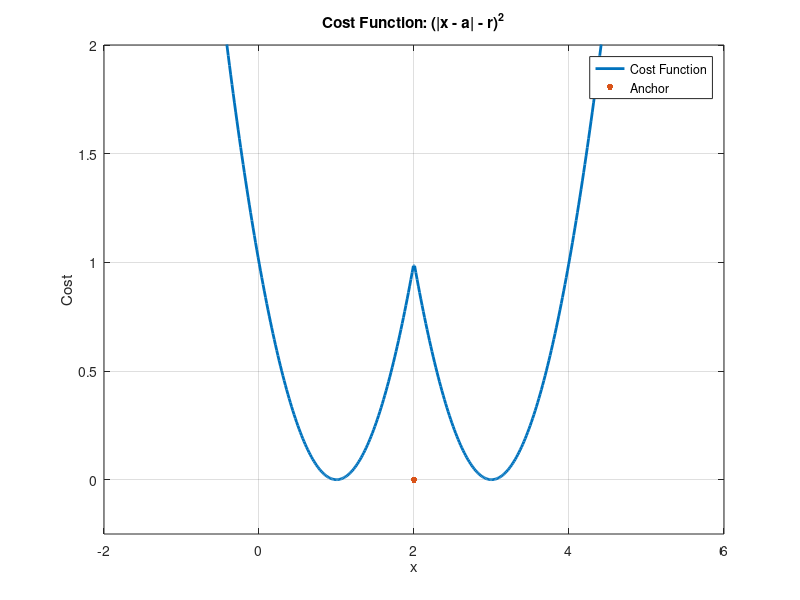
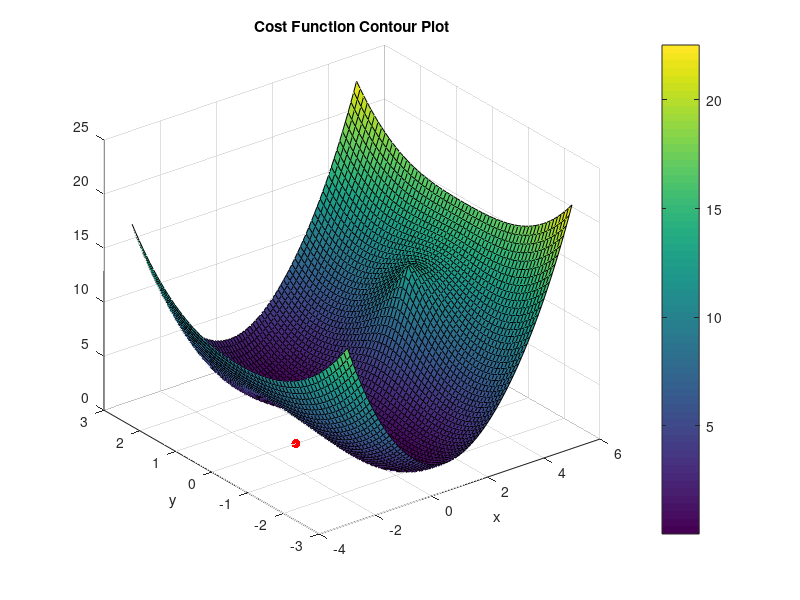
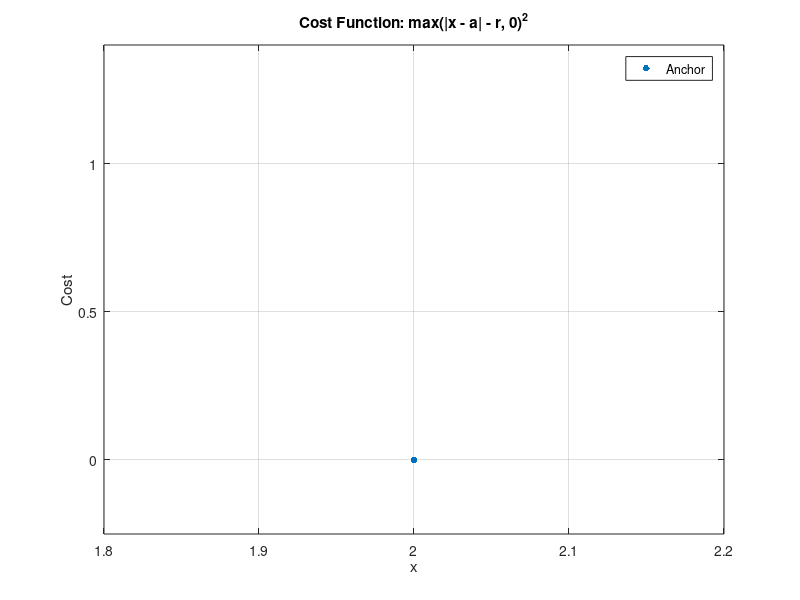
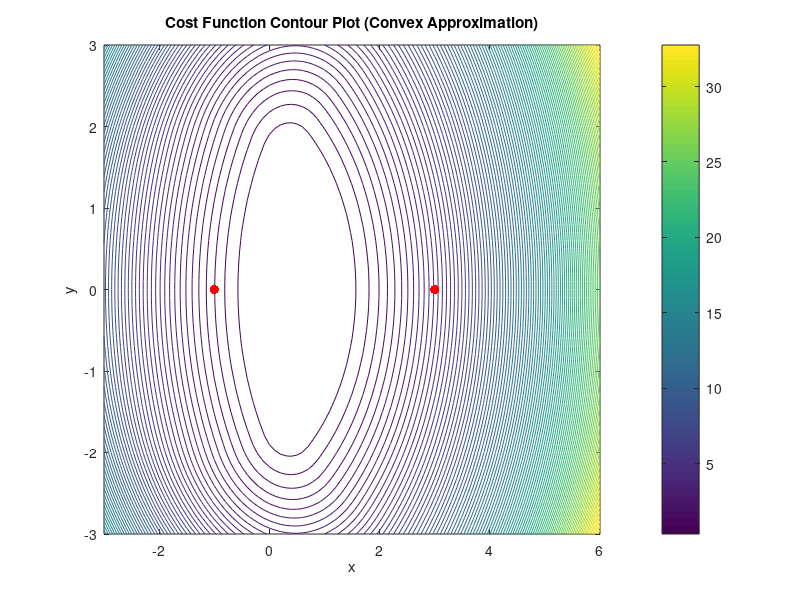

Here is the MATLAB script that generated these plots, in order: (Note: this script raises an error after producing the figures.)
% %   OPTIMIZATION AND ALGORITHMS 2023/2024
%  
% %   INSTITUTO SUPERIOR TÉCNICO MEEC
% 
% %   Author: João Castelo Branco, Miguel Lameiras, Rodrigo Faria e Bernardo Soares
% 
% %   This file contains the Matlab resolution of Tasks 1-16 of the course's
% %   project.

%% Task1 
clear;
close all;
clc;

% Define the anchor location and measured range
a = 2;
r = 1;

% Define a range of x values for plotting
x = linspace(-2, 6, 500);  

% Calculate the cost function: (|x - a| - r)^2
cost = (abs(x - a) - r).^2;

% Plot the cost function
plot(x, cost, 'LineWidth',2,'DisplayName', 'Cost Function');
hold;
plot(2, 0, '.', 'MarkerSize', 15, 'DisplayName', 'Anchor'); % Display an Anchor
set(gca, 'YLim', [-0.25, 2]); % Set Limits on Y Axis
xlabel('x');
ylabel('Cost');
title('Cost Function: (|x - a| - r)^2');
grid on;
legend('Location', 'Best'); % Add Legend
saveas(gcf,"Task1.png");



%% Task2
clear;
close all;
clc;

% Define anchor locations and range measurements
a1 = [-1, 0];
a2 = [3, 0];
r1 = 2;
r2 = 3;

% Define a grid of x and y values for contour plot
x = -3:0.1:5;
y = -3:0.1:3;
[X, Y] = meshgrid(x, y);

% Initialize the cost function matrix
cost = zeros(size(X));

% Calculate the cost function for each point in the grid
for i = 1:numel(X)
    x_current = [X(i), Y(i)]; % Current (x, y) position
    cost(i) = ((norm(x_current - a1) - r1)^2) + ((norm(x_current - a2) - r2)^2);
end

% Create a contour plot of the cost function
figure;
c = contour(X, Y, cost, 50); % Adjust the number of contour lines as needed
surf(X,Y,cost)
hold on;
plot(a1(1), a1(2), 'r.', 'MarkerSize', 20); % Display an Anchor
plot(a2(1), a2(2), 'r.', 'MarkerSize', 20); % Display an Anchor
xlabel('x');
ylabel('y');
title('Cost Function Contour Plot');
colorbar;
saveas(gcf,"Task2.png");





%% Task3a - Repetition of task 1 with convex approximation
clear;
close all;
clc;

% Define the anchor location and measured range
a = 2;
r = 1;

% Define a range of x values for plotting
x = linspace(0, 4, 500);

% Calculate the cost function using the convex approximation
cost = max(abs(x - a) - r, 0).^2;

% Plot the cost function
plot(x, cost, 'LineWidth',2,'DisplayName', 'Cost Function');
hold;
plot(a, 0, '.', 'MarkerSize', 15, 'DisplayName', 'Anchor'); % Display an Anchor
set(gca, 'YLim', [-0.25, 1.4]); % Set Limits on Y Axis
xlabel('x');
ylabel('Cost');
title('Cost Function: max(|x - a| - r, 0)^2');
grid on;
legend('Location', 'Best'); % Add Legend
saveas(gcf,"Task3a.png");



%% Task3b - Repetition of task 2 with convex approximation
clear;
close all;
clc;

% Define anchor locations and range measurements
a1 = [-1, 0];
a2 = [3, 0];
r1 = 2;
r2 = 3;

% Define a grid of x and y values for contour plot
x = -3:0.1:6;
y = -3:0.1:3;
[X, Y] = meshgrid(x, y);

% Initialize the cost function matrix
cost = zeros(size(X));

% Calculate the cost function using the convex approximation
for i = 1:numel(X)
    x_current = [X(i), Y(i)]; % Current (x, y) position
    cost(i) = max(norm(x_current - a1) - r1, 0)^2 + max(norm(x_current - a2) - r2, 0)^2;
end

% Create a contour plot of the cost function
figure;
contour(X, Y, cost, 100); % Adjust the number of contour lines as needed
hold;
plot(a1(1), a1(2), 'r.', 'MarkerSize', 20); % Display an Anchor
plot(a2(1), a2(2), 'r.', 'MarkerSize', 20); % Display an Anchor
xlabel('x');
ylabel('y');
title('Cost Function Contour Plot (Convex Approximation)');
colorbar;
saveas(gcf,"Task3b.png");

%Cost function
figure;
surf(X, Y, cost);
xlabel('x');
ylabel('y');
zlabel('Cost');
title('Cost Function 3D Plot');



%% Task 4a 
clear;
close all;
clc;

% Define the anchor location and measured range
a = 2;
r = 1;

x = linspace(0, 4, 500);
cost = max(abs(x - a) - r, 0).^2;

% Create CVX variable
cvx_begin quiet
    variable xs(1)
    
    % Define the cost function using the convex approximation
    minimize (square_pos(norm(xs - a) - r))
cvx_end

% Display the results
disp('CVX Solution:');
disp(['Target Position: x = ' num2str(xs) ' ']);

plot(x, cost, 'LineWidth',2,'DisplayName', 'Cost Function');
hold;
plot(xs, 0, '.', 'MarkerSize', 15, 'DisplayName', 'CVX Solution'); % Display an Anchor
set(gca, 'YLim', [-0.25, 2]); % Set Limits on Y Axis
xlabel('x');
ylabel('Cost');
title('Cost Function: (|x - a| - r)^2 Convex Aproximation');
grid on;
legend('Location', 'Best'); % Add Legend
saveas(gcf,"Task4a.png");




%% Task 4b - Solve the 2D localization problem in CVX with convex approximation
clear;
close all;
clc;

% Define anchor locations and range measurements
a1 = [-1, 0];
a2 = [3, 0];
r1 = 2;
r2 = 3;

% Define a grid of x and y values for contour plot
x = -3:0.1:6;
y = -3:0.1:3;
[X, Y] = meshgrid(x, y);

% Initialize the cost function matrix
cost = zeros(size(X));

% Calculate the cost function using the convex approximation
for i = 1:numel(X)
    x_current = [X(i), Y(i)]; % Current (x, y) position
    cost(i) = max(norm(x_current - a1) - r1, 0)^2 + max(norm(x_current - a2) - r2, 0)^2;
end

% Create CVX variables for the target's 2D position
cvx_begin quiet
    variable xs(2)
    
    % Define the cost function using the convex approximation
    minimize (square_pos(norm(xs - a1') - r1) + square_pos(norm(xs - a2') - r2))
cvx_end

% Display the results
disp('CVX Solution:');
disp(['Target Position (x, y): (' num2str(x(1)) ', ' num2str(x(2)) ')']);

% Create a contour plot of the cost function
figure;
contour(X, Y, cost, 100); % Adjust the number of contour lines as needed
hold;
plot(xs(1), xs(2), 'r.', 'MarkerSize', 20); % Display an Anchor
xlabel('x');
ylabel('y');
title('Cost Function Contour Plot (Convex Approximation)');
colorbar;
saveas(gcf,"Task4b.png");



%% Task 5

% Exercício teórico



%% Task 6

% Exercício teórico



%% Task 7a
% Scenario (i) - Single Anchor
clear;
close all;
clc;

% Define anchor location and angle in polar coordinates (40 degrees)
a = [-1, 0];
u_angle = deg2rad(40); % Angle in radians

% Create a grid of x and y values for the contour plot
x = -3:0.1:2;
y = -2:0.1:2;
[X, Y] = meshgrid(x, y);

% Initialize the cost function matrix
cost = zeros(size(X));

direction = [cos(u_angle), sin(u_angle)]; % Convert polar angle to direction vector

% Calculate the cost function for each point in the grid
for i = 1:numel(X)
    x_current = [X(i), Y(i)]; % Current (x, y) position
    cost(i) = norm((eye(2) - direction' * direction) * (x_current - a)')^2;
end

% Create a contour plot of the cost function
figure;
contour(X, Y, cost, 100); % Adjust the number of contour lines as needed
%surf(X,Y,cost)
xlabel('x');
ylabel('y');
title('Angular Cost Function Contour Plot - u = 40º');
colorbar;

% Add marker for anchor position
hold on;
quiver(a(1), a(2), direction(1), direction(2), 'b', 'LineWidth', 1, 'MaxHeadSize', 0.5);
plot(a(1), a(2), 'r.', 'MarkerSize', 15);
hold off;

saveas(gcf,"Task7a.png");


%% 7b

% Scenario (ii) - Two Anchors
clear;
close all;
clc;

% Define anchor locations and angles in polar coordinates (40 degrees and 140 degrees)
a1 = [-1, 0];
a2 = [3, 0];
u1_angle = deg2rad(40); % Angle in radians
u2_angle = deg2rad(140); % Angle in radians

% Create a grid of x and y values for the contour plot
x = -6:0.1:9;
y = -2:0.1:5;
[X, Y] = meshgrid(x, y);

% Initialize the cost function matrix
cost = zeros(size(X));

direction1 = [cos(u1_angle), sin(u1_angle)]; % Convert polar angle to direction vector for u1
direction2 = [cos(u2_angle), sin(u2_angle)]; % Convert polar angle to direction vector for u2

% Calculate the cost function for each point in the grid
for i = 1:numel(X)
    x_current = [X(i), Y(i)]; % Current (x, y) position
    cost1 = norm((eye(2) - direction1' * direction1) * (x_current - a1)')^2;
    cost2 = norm((eye(2) - direction2' * direction2) * (x_current - a2)')^2;
    cost(i) = cost1 + cost2;
end

% Create a contour plot of the cost function
figure;
contour(X, Y, cost, 100); % Adjust the number of contour lines as needed
%surf(X,Y,cost);
xlabel('x');
ylabel('y');
title('Angular Cost Function Contour Plot - u1 = 40º and u2 = 140º');
set(gca, 'YLim', [-2, 5]); % Set Limits on Y Axis
colorbar;

% Add markers for anchor positions
hold on;
quiver(a1(1), a1(2), direction1(1), direction1(2), 'b', 'LineWidth', 1, 'MaxHeadSize', 0.5);
quiver(a2(1), a2(2), direction2(1), direction2(2), 'b', 'LineWidth', 1, 'MaxHeadSize', 0.5);
plot(a1(1), a1(2), 'r.', 'MarkerSize', 15);
plot(a2(1), a2(2), 'r.', 'MarkerSize', 15);
hold off;

saveas(gcf,"Task7b.png");


%% Task 8

clear;
close all;
clc;

% Define anchor locations and range measurements
a1 = [-1, 0];
a2 = [3, 0];
r1 = 2;
r2 = 3;

% Create CVX variables for the target's 2D position
cvx_begin quiet
    variable x(2)
    
    % Define the cost function using the convex approximation with angular terms
    term1 = square_pos(norm(x - a1') - r1);
    term2 = square_pos(norm(x - a2') - r2);
    angular_term1 = norm((eye(2) - [cosd(40); sind(40)]*[cosd(40) sind(40)])*(x - a1'));
    angular_term2 = norm((eye(2) - [cosd(140); sind(140)]*[cosd(140) sind(140)])*(x - a2'));
    
    minimize (term1 + term2 + angular_term1 + angular_term2)
cvx_end

% Display the results
disp('CVX Solution:');
disp(['Target Position (x, y): (' num2str(x(1)) ', ' num2str(x(2)) ')']);



%% Task 9 and 10 - Trajectory Estimation with Motion

close all;
clear;
clc;

figure;
xlim([-21, 21]);
ylim([-21, 21]);
grid on;
hold on;
xlabel('X (meters)');
ylabel('Y (meters)');
tl1 = title('Generated 2D Trajectory with Anchors');

%%%%%%%%%%%%%%%%%%%%%%%%%%%%%%%%%%%%%%%%%%%%%%%%%%%%%%%%%%%%%%%%%%%%%%%%%%%
% Define the bounding box and scaling factors
x_min = -20;
x_max = 20;
y_min = -20;
y_max = 20;


%%%%%%%%%%%%%%%%%%%%%%%%%%%%%%%%%%%%%%%%%%%%%%%%%%%%%%%%%%%%%%%%%%%%%%%%%%%
% Generate the bounding box vertices
box_vertices = [x_min, y_min; x_min, y_max; x_max, y_min; x_max, y_max];

%%%%%%%%%%%%%%%%%%%%%%%%%%%%%%%%%%%%%%%%%%%%%%%%%%%%%%%%%%%%%%%%%%%%%%%%%%%
% Place static anchors near the box vertices (adjust positions as needed)
anchors = box_vertices - 1 + 2*rand(4, 2);

colors = ["r","g","b","m"];
for i = 1:4
    plot(anchors(i, 1), anchors(i, 2), 'bo', 'MarkerSize', 7, 'MarkerFaceColor', colors(i));
end
% Plot the actual bounding box
rectangle('Position', [x_min, y_min, x_max - x_min, y_max - y_min], 'LineWidth', 0.5);

%%%%%%%%%%%%%%%%%%%%%%%%%%%%%%%%%%%%%%%%%%%%%%%%%%%%%%%%%%%%%%%%%%%%%%%%%%%
% Defining trajectory mandatory points

disp(' ')
disp('Use the mouse to input via points for the reference trajectory.');
disp('Press Space key to end the input.');
disp(' ');
k = 1;


while 1
    [x(k), y(k), button] = ginput(1);
    
    if button == 32 % 32 = Space key
        x(k) = [];  % delete last point acquired when space is pressed
        y(k) = [];  % delete last point acquired when space is pressed
        break
    end

    % Ensure points stay within the bounding box
    x(k) = max(min(x(k), x_max), x_min);
    y(k) = max(min(y(k), y_max), y_min);
    
    plot(x(k), y(k), 'r+', 'Linewidth', 2);
    k = k + 1;
end

drawnow;
disp(' ')
disp(['There are ', num2str(k-1), ' points to interpolate from.'])

%%%%%%%%%%%%%%%%%%%%%%%%%%%%%%%%%%%%%%%%%%%%%%%%%%%%%%%%%%%%%%%%%%%%%%%%%%%
% Trajectory generation using cubic splines

npt = length(x);        % number of via points, including initial and final
nvia = 0:1:npt-1;

csinterp_x = csapi(nvia, x);
csinterp_y = csapi(nvia, y);

T = 100; %number of samples
time = linspace(0, npt-1, T); 
xx = fnval(csinterp_x, time);
yy = fnval(csinterp_y, time);

% Plot the generated trajectory ('real one')
plot(xx, yy, 'ro-');
saveas(gcf,"Task9.png");
%disp("here")
% Simulate target motion and record measurements
sample_rate = 2; % Hz
dt = 1 / sample_rate;
trajectory = [xx; yy];

% Initialize arrays to store measurements
ranges = zeros(T, 4); % Four anchors
angles = zeros(T, 4); % Four anchors
velocities = zeros(2, T);

for t = 1:T
    % Simulate target motion
    if t == 1
        delta_position = trajectory(:, t+1) - trajectory(:, t); %initial speed
        velocity = (delta_position) / dt; 
    elseif t == T 
        delta_position = trajectory(:, t-1) - trajectory(:, t); %final speed
        velocity = (delta_position) / dt;  
    else
        % Compute velocity from consecutive positions
        delta_position = trajectory(:, t+1) - trajectory(:, t-1); %formula 3 do enunciado
        velocity = (delta_position) / (2*dt);
    end
    
    velocities(:, t) = 0.8*velocity; %Set of velocity vectors (0.8 introduces an inconsistency)
    
    % Compute range and angle measurements for each anchor
    for anchor_idx = 1:4
        anchor_position = anchors(anchor_idx, :);
        target_position = trajectory(:, t)';
        delta = target_position - anchor_position;
        range = norm(delta);
        angle = atan2(delta(2), delta(1));
        
        ranges(t, anchor_idx) = range;
        angles(t, anchor_idx) = rad2deg(angle); %save angle in degrees
    end
end

% We saved ranges, angles and velocities

%%%%%%%%%%%%%%%%%%%%%%%%%%%%%%%%%%%%%%%%%%%%%%%%%%%%%%%%%%%%%%%%%%%%%%%%%%%
% Define optimization variables and find optimal trajectory for obtained
% measurements

mu_values = [0.01,0.1,1,10,100,1000];

for i = 1:6
    disp("Computing Solution fo mu = " + string(mu_values(i)) + "...");
    mu = mu_values(i);
    cvx_begin quiet
        variable x(2, T)
        
        % Define the cost function
        cost = 0;
        for t = 1:T
            
            %Range measurements part
            for anchor_idx = 1:4
                anchor_position = anchors(anchor_idx, :);
                delta = x(:, t) - anchor_position';
                range = norm(delta);
                cost = cost + square_pos(range - ranges(t, anchor_idx));
            end
            
            %Velocities part
            if t == T
                veloc = (x(:, t-1) - x(:, t))/dt;
            elseif t == 1
                veloc = (x(:, t+1) - x(:, t))/dt;
            else
                veloc = (x(:, t+1) - x(:, t-1))/(2*dt);
            end
                
            cost = cost + mu * square_pos(norm(veloc - velocities(:, t)));
        end
        
        minimize(cost)  
    cvx_end

    %%%%%%%%%%%%%%%%%%%%%%%%%%%%%%%%%%%%%%%%%%%%%%%%%%%%%%%%%%%%%%%%%%%%%%%%%%%
    % Plot the optimizated trajectory 
    pl = plot(x(1,:),x(2,:),"bx");
    delete(tl1);
    tl = title('Generated 2D Trajectory with Anchors with \mu = ' + string(mu));
    saveas(gcf,"Task10_mu=" + string(mu) + ".png")
    delete(pl);
    delete(tl);
end

hold off;

figure;
hold on;
plot(time,velocities(1,:),"-r","LineWidth",1);
plot(time,velocities(2,:),"-b","LineWidth",1);
plot(time,sqrt(sum(velocities.^2)),"-m","LineWidth",1);
title("Velocities");
xlabel("Time [s]");
ylabel("Velocity [m/s]");
hold off;
legend("x-axis velocity","y-axis velocity","velocity norm");
grid on;
saveas(gcf,'Velocities.png')

figure;
hold on;
plot(time,ranges(:,1),"-r","LineWidth",1);
plot(time,ranges(:,2),"-g","LineWidth",1);
plot(time,ranges(:,3),"-b","LineWidth",1);
plot(time,ranges(:,4),"-m","LineWidth",1);
title("Range Measurements");
xlabel("Time [s]");
ylabel("Distance to Anchor [m]");
hold off;
grid on;
saveas(gcf,'Range_Measurements.png')

figure;
hold on;
plot(time,angles(:,1),"-r","LineWidth",1);
plot(time,angles(:,2),"-g","LineWidth",1);
plot(time,angles(:,3),"-b","LineWidth",1);
plot(time,angles(:,4),"-m","LineWidth",1);
title("Angle Measurements");
xlabel("Time [s]");
ylabel("Angle Measurement [º]");
hold off;
grid on;
saveas(gcf,'Angle_Measurements.png')




%% Task 11
close all;
clear;
clc;

figure(1);
xlim([-21, 21]);
ylim([-21, 21]);
grid on;
hold on;
xlabel('X (meters)');
ylabel('Y (meters)');
title('Generated 2D Trajectory with Anchors');

%Bounding box
x_min = -20;
x_max = 20;
y_min = -20;
y_max = 20;
box_vertices = [x_min, y_min; x_min, y_max; x_max, y_min; x_max, y_max];

%Anchors
anchors = box_vertices - 1 + 2*rand(4, 2);
plot(anchors(:, 1), anchors(:, 2), 'bo', 'MarkerSize', 7, 'MarkerFaceColor', 'b');

% Plot the actual bounding box and defining trajectory mandatory points
rectangle('Position', [x_min, y_min, x_max - x_min, y_max - y_min], 'LineWidth', 0.5);
disp(' ')
disp('Use the mouse to input via points for the reference trajectory.');
disp('Press Space key to end the input.');
disp(' ');
k = 1;

while 1
    [x(k), y(k), button] = ginput(1);
    
    if button == 32 % 32 = Space key
        x(k) = [];  % delete last point acquired when space is pressed
        y(k) = [];  % delete last point acquired when space is pressed
        break
    end

    % Ensure points stay within the bounding box
    x(k) = max(min(x(k), x_max), x_min);
    y(k) = max(min(y(k), y_max), y_min);
    
    plot(x(k), y(k), 'r+', 'Linewidth', 2);
    k = k + 1;
end

drawnow;
disp(' ')
disp(['There are ', num2str(k-1), ' points to interpolate from.'])

%%%%%%%%%%%%%%%%%%%%%%%%%%%%%%%%%%%%%%%%%%%%%%%%%%%%%%%%%%%%%%%%%%%%%%%%%%%
% Trajectory generation using cubic splines

npt = length(x);        % number of via points, including initial and final
nvia = 0:1:npt-1;

csinterp_x = csapi(nvia, x);
csinterp_y = csapi(nvia, y);

T = 75; %number of samples
time = linspace(0, npt-1, T); 
xx = fnval(csinterp_x, time);
yy = fnval(csinterp_y, time);

% Plot the generated trajectory ('real one')
plot(xx, yy, 'ro-');

% Simulate target motion and record measurements
sample_rate = 2; % Hz
dt = 1 / sample_rate;
trajectory = [xx; yy];

% Initialize arrays to store measurements
ranges = zeros(T, 4); % Four anchors
angles = zeros(T, 4); % Four anchors
velocities = zeros(2, T);

for t = 1:T
    % Simulate target motion
    if t == 1
        delta_position = trajectory(:, t+1) - trajectory(:, t); %initial speed
        velocity = (delta_position) / dt; 
    elseif t == T 
        delta_position = trajectory(:, t-1) - trajectory(:, t); %final speed
        velocity = (delta_position) / dt;  
    else
        % Compute velocity from consecutive positions
        delta_position = trajectory(:, t+1) - trajectory(:, t-1); %formula 3 do enunciado
        velocity = (delta_position) / (2*dt);
    end
    
    velocities(:, t) = 0.8*velocity; %Set of velocity vectors (0.8 introduces an inconsistency)
    
    % Compute range and angle measurements for each anchor
    for anchor_idx = 1:4
        anchor_position = anchors(anchor_idx, :);
        target_position = trajectory(:, t)';
        delta = target_position - anchor_position;
        range = norm(delta);
        angle = atan2(delta(2), delta(1));
        
        ranges(t, anchor_idx) = range;
        angles(t, anchor_idx) = rad2deg(angle); %save angle in degrees
    end
end


%%%%%%%%%%%%%%%%%%%%%%%%%%%%%%%%%%%%%%%%%%%%%%%%%%%%%%%%%%%%%%%%%%%%%%%%%%%
% Define optimization variables and find optimal trajectory for obtained
% measurements and determine range and velocity error calculation

values = [0.01, 0.05, 0.1, 0.5, 1, 5, 10, 50, 100, 1000]; % Value of mu

RE = zeros(1, length(values));
VE = zeros(1, length(values));

for k = 1:length(values)
    mu = values(k);
    
   
    cvx_begin quiet
        variable x(2, T)

        % Define the cost function
        cost = 0;
        for t = 1:T

            %Range measurements part
            for anchor_idx = 1:4
                anchor_position = anchors(anchor_idx, :);
                delta = x(:, t) - anchor_position';
                range = norm(delta);
                cost = cost + square_pos(range - ranges(t, anchor_idx));
            end

            %Velocities part
            if t == T
                veloc = (x(:, t-1) - x(:, t))/dt;
            elseif t == 1
                veloc = (x(:, t+1) - x(:, t))/dt;
            else
                veloc = (x(:, t+1) - x(:, t-1))/(2*dt);
            end

            cost = cost + mu * square_pos(norm(veloc - velocities(:, t)));
        end

        minimize(cost)  
    cvx_end

    %%%%%%%%%%%%%%%%%%%%%%%%%%%%%%%%%%%%%%%%%%%%%%%%%%%%%%%%%%%%%%%%%%%%%%%%%%%
    % Plot the optimizated trajectory 
    figure(k+1);
    xlim([-21, 21]);
    ylim([-21, 21]);
    grid on;
    hold on;
    xlabel('X (meters)');
    ylabel('Y (meters)');
    title(['Optimization 2D Trajectory for \mu = ', num2str(mu)]);
    plot(anchors(:, 1), anchors(:, 2), 'bo', 'MarkerSize', 7, 'MarkerFaceColor', 'b');
    rectangle('Position', [x_min, y_min, x_max - x_min, y_max - y_min], 'LineWidth', 0.5);
    plot(xx, yy, 'ro-'); %Real Trajectory
    
    for t = 1:T
        plot(x(1, t), x(2, t), 'bx'); %Optimization trajectory
    end

    for i=1:T 
        for anchor_idx = 1:4
            anchor_position = anchors(anchor_idx, :);
            delta = x(:, t) - anchor_position';
            range = norm(delta);
            RE(1, k) = RE(1, k) + (abs((range - ranges(t, anchor_idx))))^2;
        end

        if t == T
            veloc = (x(:, t-1) - x(:, t))/dt;
        elseif t == 1
            veloc = (x(:, t+1) - x(:, t))/dt;
        else
            veloc = (x(:, t+1) - x(:, t-1))/(2*dt);
        end

        VE(1, k) = (norm(veloc - velocities(:, t)))^2;

    end
end

% Plot the Range Error (RE) vs Velocity Error (VE)
figure;
semilogx(RE, VE, 'ro-');
title('2D plot for RE(\mu) vs VE(\mu)');
xlabel('Range Error (RE)');
ylabel('Velocity Error (VE)');
grid on
axis tight



%% Task 12

close all;
clear;
clc;

figure;
xlim([-21, 21]);
ylim([-21, 21]);
grid on;
hold on;
xlabel('X (meters)');
ylabel('Y (meters)');
title('Generated 2D Trajectory with Anchors');

%%%%%%%%%%%%%%%%%%%%%%%%%%%%%%%%%%%%%%%%%%%%%%%%%%%%%%%%%%%%%%%%%%%%%%%%%%%
% Define the bounding box and scaling factors
x_min = -20;
x_max = 20;
y_min = -20;
y_max = 20;


%%%%%%%%%%%%%%%%%%%%%%%%%%%%%%%%%%%%%%%%%%%%%%%%%%%%%%%%%%%%%%%%%%%%%%%%%%%
% Generate the bounding box vertices
box_vertices = [x_min, y_min; x_min, y_max; x_max, y_min; x_max, y_max];

%%%%%%%%%%%%%%%%%%%%%%%%%%%%%%%%%%%%%%%%%%%%%%%%%%%%%%%%%%%%%%%%%%%%%%%%%%%
% Place static anchors near the box vertices (adjust positions as needed)
anchors = box_vertices - 1 + 2*rand(4, 2);
plot(anchors(:, 1), anchors(:, 2), 'bo', 'MarkerSize', 7, 'MarkerFaceColor', 'b');

% Plot the actual bounding box
rectangle('Position', [x_min, y_min, x_max - x_min, y_max - y_min], 'LineWidth', 0.5);

%%%%%%%%%%%%%%%%%%%%%%%%%%%%%%%%%%%%%%%%%%%%%%%%%%%%%%%%%%%%%%%%%%%%%%%%%%%
% Defining trajectory mandatory points

disp(' ')
disp('Use the mouse to input via points for the reference trajectory.');
disp('Press Space key to end the input.');
disp(' ');
k = 1;


while 1
    [x(k), y(k), button] = ginput(1);

    if button == 32 % 32 = Space key
        x(k) = [];  % delete last point acquired when space is pressed
        y(k) = [];  % delete last point acquired when space is pressed
        break
    end
    
    % Ensure points stay within the bounding box
    x(k) = max(min(x(k), x_max), x_min);
    y(k) = max(min(y(k), y_max), y_min);
    
    plot(x(k), y(k), 'r+', 'Linewidth', 2);
    k = k + 1;
end

drawnow;
disp(' ')
disp(['There are ', num2str(k-1), ' points to interpolate from.'])

%%%%%%%%%%%%%%%%%%%%%%%%%%%%%%%%%%%%%%%%%%%%%%%%%%%%%%%%%%%%%%%%%%%%%%%%%%%
% Trajectory generation using cubic splines

npt = length(x);        % number of via points, including initial and final
nvia = 0:1:npt-1;

csinterp_x = csapi(nvia, x);
csinterp_y = csapi(nvia, y);

T = 75; %number of samples
time = linspace(0, npt-1, T); 
xx = fnval(csinterp_x, time);
yy = fnval(csinterp_y, time);

% Plot the generated trajectory ('real one')
plot(xx, yy, 'ro-');

% Simulate target motion and record measurements
sample_rate = 2; % Hz
dt = 1 / sample_rate;
trajectory = [xx; yy];

% Initialize arrays to store measurements
ranges = zeros(T, 4); % Four anchors
angles = zeros(T, 4); % Four anchors
velocities = zeros(2, T);

for t = 1:T
    % Simulate target motion
    if t == 1
        delta_position = trajectory(:, t+1) - trajectory(:, t); %initial speed
        velocity = (delta_position) / dt; 
    elseif t == T 
        delta_position = trajectory(:, t-1) - trajectory(:, t); %final speed
        velocity = (delta_position) / dt;  
    else
        % Compute velocity from consecutive positions
        delta_position = trajectory(:, t+1) - trajectory(:, t-1); %formula 3 do enunciado
        velocity = (delta_position) / (2*dt);
    end
    
    velocities(:, t) = 1*velocity; %Set of velocity vectors (0.8 introduces an inconsistency)
    
    % Compute range and angle measurements for each anchor
    for anchor_idx = 1:4
        anchor_position = anchors(anchor_idx, :);
        target_position = trajectory(:, t)';
        delta = target_position - anchor_position;
        range = norm(delta);
        angle = atan2(delta(2), delta(1));
        
        ranges(t, anchor_idx) = range;
        angles(t, anchor_idx) = rad2deg(angle); %save angle in degrees
    end
end

%%%%%%%%%%%%%%%%%%%%%%%%%%%%%%%%%%%%%%%%%%%%%%%%%%%%%%%%%%%%%%%%%%%%%%%%%%%
% Add Gaussian white noise to range and velocity measurements
std_dev_range = 0.1; % Standard deviation for range measurements (0.1m)
std_dev_velocity = 0.1 / sqrt(2); % Standard deviation for velocity measurements (0.1/√2 m/s)

noisy_ranges = ranges + std_dev_range * randn(T, 4);
noisy_velocities = velocities + std_dev_velocity * randn(2, T);


%%%%%%%%%%%%%%%%%%%%%%%%%%%%%%%%%%%%%%%%%%%%%%%%%%%%%%%%%%%%%%%%%%%%%%%%%%%
% Define optimization variables and find optimal trajectory for obtained
% measurements

disp(ranges)
mu = 0; % Value of mu. We gonna test it for mu=0 and mu=1

while mu < 2
    cvx_begin quiet
        variable x(2, T)

        % Define the cost function
        cost = 0;
        for t = 1:T

            %Range measurements part
            for anchor_idx = 1:4
                anchor_position = anchors(anchor_idx, :);
                delta = x(:, t) - anchor_position';
                range = norm(delta);
                cost = cost + square_pos(range - noisy_ranges(t, anchor_idx));
            end

            %Velocities part
            if t == T
                veloc = (x(:, t-1) - x(:, t))/dt;
            elseif t == 1
                veloc = (x(:, t+1) - x(:, t))/dt;
            else
                veloc = (x(:, t+1) - x(:, t-1))/(2*dt);
            end

            cost = cost + mu * square_pos(norm(veloc - noisy_velocities(:, t)));
        end

        minimize(cost)  
    cvx_end

    %%%%%%%%%%%%%%%%%%%%%%%%%%%%%%%%%%%%%%%%%%%%%%%%%%%%%%%%%%%%%%%%%%%%%%%%%%%
    % Plot the optimizated trajectory 
    figure;
    xlim([-21, 21]);
    ylim([-21, 21]);
    grid on;
    hold on;
    xlabel('X (meters)');
    ylabel('Y (meters)');
    title(['Optimization 2D Trajectory for \mu = ', num2str(mu)]);
    plot(anchors(:, 1), anchors(:, 2), 'bo', 'MarkerSize', 7, 'MarkerFaceColor', 'b');
    rectangle('Position', [x_min, y_min, x_max - x_min, y_max - y_min], 'LineWidth', 0.5);
    plot(xx, yy, 'ro-'); %Real Trajectory


    for t = 1:T
        plot(x(1, t), x(2, t), 'bx'); %Optimized trajectory
    end
    
    % Compute the global mean navigation error (MNE)
    mean_navigation_error = 0;
    for t = 1:T
        error_at_t = norm(x(:, t) - trajectory(:, t));
        mean_navigation_error = mean_navigation_error + error_at_t;
    end
    mean_navigation_error = (1 / T) * mean_navigation_error;

    % Display the global mean navigation error
    fprintf('\nGlobal Mean Navigation Error (MNE)for u = %.0f: %f\n', mu, mean_navigation_error);

    mu = mu + 1;
end





%% Task 13

% Define parameters
clear;
close all;
clc;

% Define the bounding box
x_min = -20;  % Minimum x-coordinate
x_max = 20;   % Maximum x-coordinate
y_min = -20;  % Minimum y-coordinate
y_max = 20;   % Maximum y-coordinate

% Plot the bounding box
rectangle('Position', [x_min, y_min, x_max - x_min, y_max - y_min], 'EdgeColor', 'r', 'LineWidth', 2);


% Define the single anchor position
anchor_x = (x_max - x_min) + x_min;  % Randomly place the anchor within the bounding box
anchor_y = 20;  % Place the anchor at y = 20

anchor = [anchor_x, anchor_y];  % Create a 2D coordinate for the anchor

% Plot the single anchor
plot(anchor_x, anchor_y, 'go', 'MarkerSize', 10, 'MarkerFaceColor', 'g');
hold on 

% Illustrate the bounding box
x_in = [x_min, x_max, x_max, x_min, x_min];
y_in = [y_min, y_min, y_max, y_max, y_min];
plot(x_in, y_in, 'b-', 'LineWidth', 2);

% Set axis limits to match the bounding box
axis([x_min - 5, x_max + 5, y_min - 5, y_max + 5]);

% Generate the trajectory
disp('Use the mouse to input via points for the reference trajectory');
disp('Press the Space key to end the input');
button = 1;
k = 1;

while 1 
    [x(k), y(k), button] = ginput(1);
    if button == 32 % 32 = Space key
        x(k) = [];  % delete last point acquired when space is pressed
        y(k) = [];  % delete last point acquired when space is pressed
        break
    end
    plot(x(k), y(k), 'r+');
    k = k + 1;
end

% If more than two points are selected
if k-1 > 2 
    disp('ERROR: Maximum of 2 points for a linear trajectory');
    close all;
    return
end

drawnow;
disp([num2str(k - 1), ' points to interpolate from']);

% Generating the trajectory
npt = length(x);        % Number of via points, including initial and final
nvia = 0:1:npt - 1;     % Array to store the indices of the via points 
csinterp_x = csapi(nvia, x);    % Smooth lines that connect the via points 
csinterp_y = csapi(nvia, y);     
time = linspace(0, npt - 1, 50);   % Generate 50 points from 0 to 2
xx = fnval(csinterp_x, time);
yy = fnval(csinterp_y, time);

x0 = [xx(1),yy(1)]; % Initial position

plot(xx, yy, 'mo');
saveas(gcf,"Task13.png")

% Simulate target motion and record measurements
T = length(time); %number of samples
sample_rate = 2; % Hz
dt = 1 / sample_rate;
trajectory = [xx; yy];

% Initialize arrays to store measurements
ranges = zeros(T, 1); % Now only 1 anchor
range_rates = zeros(T, 1);
angles = zeros(T, 1);
directions = zeros(2,T);

% Compute Velocity - Constant in a linear trajectory
velocity = [(xx(end) - xx(1))/(T),(yy(end) - yy(1))/(T)];

for t = 1:T       
    % Compute range and angle measurements for one anchor    
    target_position = trajectory(:, t)';
    delta = target_position - anchor;
    range = norm(delta);
    angle = atan2(delta(2), delta(1));
    ranges(t, 1) = range;
    
    %Just to check if the measurements are ok
    angles(t, 1) = rad2deg(angle);  
    
    %Compute the direction from the anchor pointing towards the target
    directions(:,t) = [cos(angle), sin(angle)];  %Angle already in radians
    range_rates(t)= dot(velocity,directions(:, t));        
end

%%%%%%%%%%%%%%%%%%%%%%%%%%%%%%%%%%%%%%%%%%%%%%%%%%%%%%%%%%%%%%%%%%%%%%%%%%%
% Add Gaussian white noise to range and range rate measurements
std_dev_range = 0.1; % Standard deviation for range measurements (0.1m)
std_dev_range_rates = 0.1/sqrt(2);

noisy_ranges = ranges + std_dev_range * randn(T, 1);
noisy_range_rates = range_rates + std_dev_range_rates * randn(T, 1);
%%%%%%%%%%%%%%%%%%%%%%%%%%%%%%%%%%%%%%%%%%%%%%%%%%%%%%%%%%%%%%%%%%%%%%%%%%%

% Create a figure
figure;

% Subplot 1: Range Measurements
subplot(2, 1, 1);

% Plot the true and noisy range measurements
plot(time, ranges, 'b', 'DisplayName', 'Range (True)');
hold on;
plot(time, noisy_ranges, 'g', 'DisplayName', 'Range (Noisy)');
hold off;

title('Range Measurements');
xlabel('Time');
ylabel('Range');
legend;

% Subplot 2: Range Rate Measurements
subplot(2, 1, 2);

% Plot the true and noisy range rate measurements
plot(time, range_rates, 'r', 'DisplayName', 'Range Rate (True)');
hold on;
plot(time, noisy_range_rates, 'm', 'DisplayName', 'Range Rate (Noisy)');
hold off;

title('Range Rate Measurements');
xlabel('Time');
ylabel('Range Rate');
legend;


%% Task 14

close all;

nu = 1e3;

% Define anchor locations 
a = anchor;

% Define a grid of x and y values for contour plot
vx = -3.5:0.1:3.5;
vy = -3.5:0.1:3.5;
[Vx, Vy] = meshgrid(vx, vy);

% Initialize the cost function matrix
cost = zeros(size(Vx));

% Calculate the cost function 
for i = 1:numel(Vx)
    v_current = [Vx(i), Vy(i)]; % Current velocity
    for t = 1:T
        rhat = norm(x0 + v_current.*t - a);
        shat = dot(v_current, x0 + v_current.*t - a)/ rhat;
        cost(i) = cost(i) + (rhat - noisy_ranges(t))^2 + nu*(shat - noisy_range_rates(t))^2;
    end
end 

% Create a contour plot of the cost function
figure;
contour(Vx, Vy, cost, 2000); % Adjust the number of contour lines as needed
hold on;
plot(velocity(1),velocity(2), 'r.', 'MarkerSize', 20); % Plot Real velocity
xlabel('x');
ylabel('y');
title('Cost Function Contour Plot');
colorbar;
saveas(gcf,"Task14.png");
hold off;

%% Task 15

%Exercicio Teorico 

%% Task 16
close all;

% Initial velocity estimate
initial_velocity = [0, -1];

% Set the desired step size tolerance (adjust this value as needed)
func_tolerance = 1e-3;

% Set up options for the Levenberg-Marquardt algorithm
options = optimoptions('lsqnonlin', 'Algorithm', 'levenberg-marquardt', 'Display', 'iter', 'FunctionTolerance', func_tolerance, 'OutputFcn', @output_function);

% Define the objective funtion to minimize
objective_function = @(velocity) cost_function(velocity, x0, a, noisy_ranges, noisy_range_rates, nu);

% Use LM algorithm to find the optimized velocity
predicted_velocity = lsqnonlin(objective_function, initial_velocity, [], [], options);

% Display the optimized velocity
disp('Predicted Velocity:');
disp(predicted_velocity);

% Evaluate the cost function at the optimized parameters
minimum_cost = cost_function(predicted_velocity, x0, a, noisy_ranges, noisy_range_rates, nu);
disp(['Minimum Cost Value: ', num2str(minimum_cost)]);

% Define the cost funtion
function total_cost = cost_function(velocity, x0, a, noisy_ranges, noisy_range_rates, nu)
    % Initialize total cost
    total_cost = 0;
    
    % Loop over all time instants
    T = length(noisy_ranges);
    for t = 1:T
        % Calculate the estimated range and range rate
        rhat = norm(x0 + velocity * t - a);
        shat = dot(velocity, x0 + velocity * t - a) / rhat;
        
        % Compute the squared differences and add them to the total cost
        cost_t = (rhat - noisy_ranges(t))^2 + nu * (shat - noisy_range_rates(t))^2;
        total_cost = total_cost + cost_t;
    end
end

% Output function to collect optimization information
function stop = output_function(x, optimValues, state)
    persistent iter
    persistent cost_values
    persistent gradient_norm_values
    
    % Initialize data on the first iteration
    if isempty(iter)
        iter = [];
        cost_values = [];
        gradient_norm_values = [];
    end
    
    % Store iteration count, cost value, and gradient norm
    iter = [iter; optimValues.iteration];
    cost_values = [cost_values; optimValues.residual];
    gradient_norm_values = [gradient_norm_values; norm(optimValues.gradient)];
    
    % Check if the optimization has completed
    if strcmp(state, 'done')
        % Create a logarithmic y-axis plot for cost
        figure;
        subplot(2, 1, 1);
        semilogy(iter, cost_values, '-or');
        title('Convergence of Cost Function');
        xlabel('Iteration');
        ylabel('Cost Function');
        grid on
        
        % Create a logarithmic y-axis plot for gradient norm
        subplot(2, 1, 2);
        semilogy(iter, gradient_norm_values, '-o');
        title('Convergence of Gradient Norm');
        xlabel('Iteration');
        ylabel('Gradient Norm');
        grid on;
        
        stop = true; % Terminate optimization
    else
        stop = false;
    end
end
